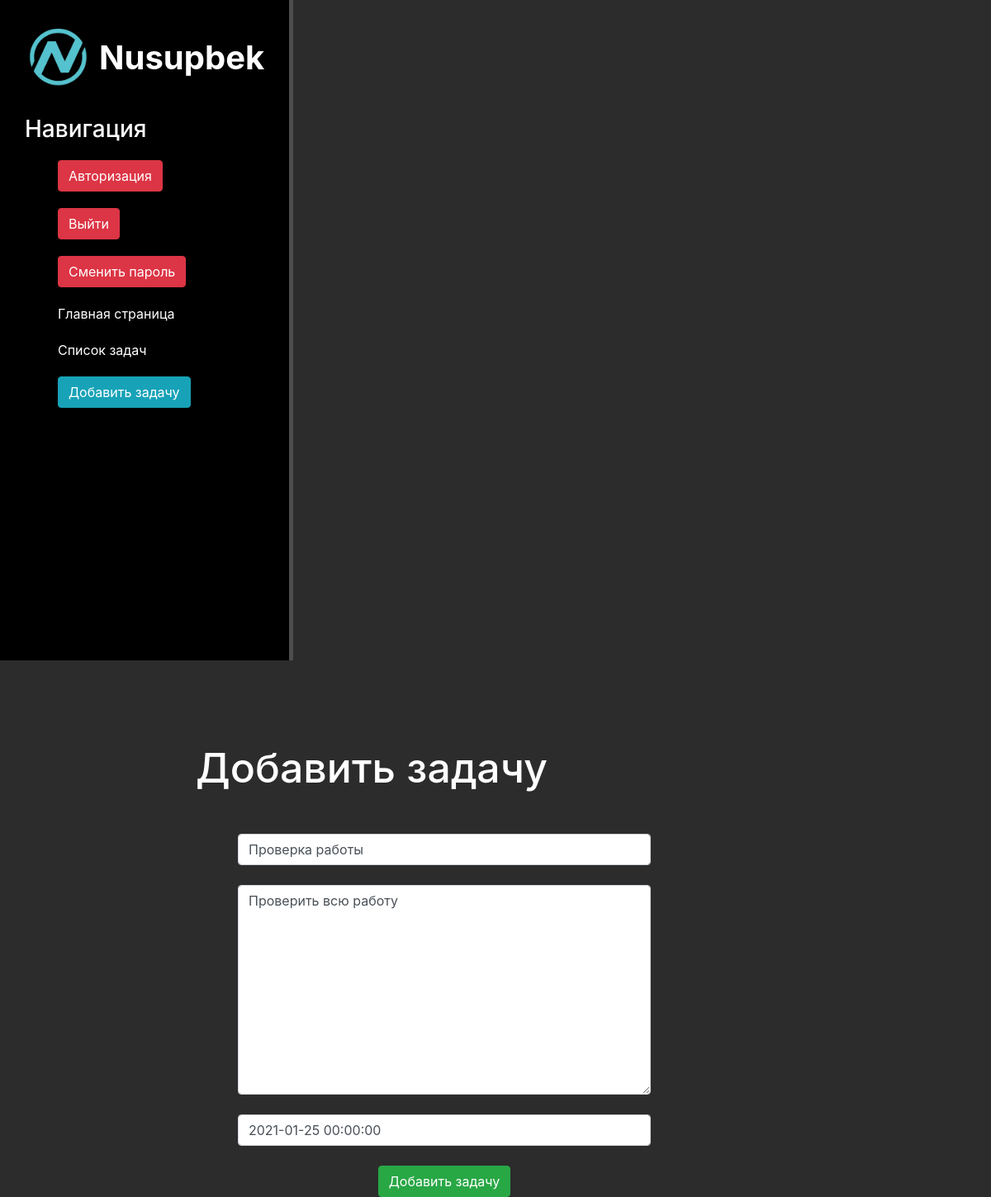
The app's page /work/1/update with its own data.
### work/models.py (models this page shows, shortened)
class Artiсles(models.Model):
    title = models.CharField('Загаловаок задачи', max_length=100)
    description = models.TextField('Описание задачи')
    date = models.DateField('Дедлайн')
    performed = models.BooleanField('Выполнено', default = False)
    class Meta:
        verbose_name = 'Задача'
        verbose_name_plural = 'Задачи'

### work/views.py (the view)
# urls.py: path('<int:pk>/update', views.WorkUpdateView.as_view(), name='work-update'),
class WorkUpdateView(UpdateView):
    model = Artiсles
    template_name = 'work/create.html'
    form_class = ArticlesForm

### work/forms.py
class ArticlesForm(ModelForm):
    class Meta:
        model = Artiсles
        fields = ['title', 'description', 'date']
        widgets = {
            'title': TextInput(attrs={
                'class': 'form-control',
                'placeholder': 'Загаловаок задачи'
            }),
            'description': Textarea(attrs={
                'class': 'form-control',
                'placeholder': 'Описание задачи'
            }),
            'date': DateTimeInput(attrs={
                'class': 'form-control',
                'placeholder': 'Дедлайн'
            })
        }

### work/templates/work/create.html (shortened to what this page needs)
{% extends 'tasks/layout.html' %}
{% block content %}
    <div class="features">
        <h1>Добавить задачу</h1>
        <form method="post">
            {{ form.title }}<br>
            {{ form.description }}<br>
            {{ form.date }}<br>
            <button class="btn btn-success" type="submit">Добавить задачу</button>
        </form>
    </div>
{% endblock %}

### tasks/static/tasks/css/main.css (style rules this page uses)
body { background: #2c2c2c; }
main .features { float: left; color: #fff; margin-top: 100px; text-align: center; width: 75%; }
main .features h1 { font-size: 50px; }
form { margin-left: 32%; width: 500px; margin-top: 50px; }

### records on screen
Artiсles: title "Проверка работы", description "Проверить всю работу", date "2021-01-25 00:00:00"
